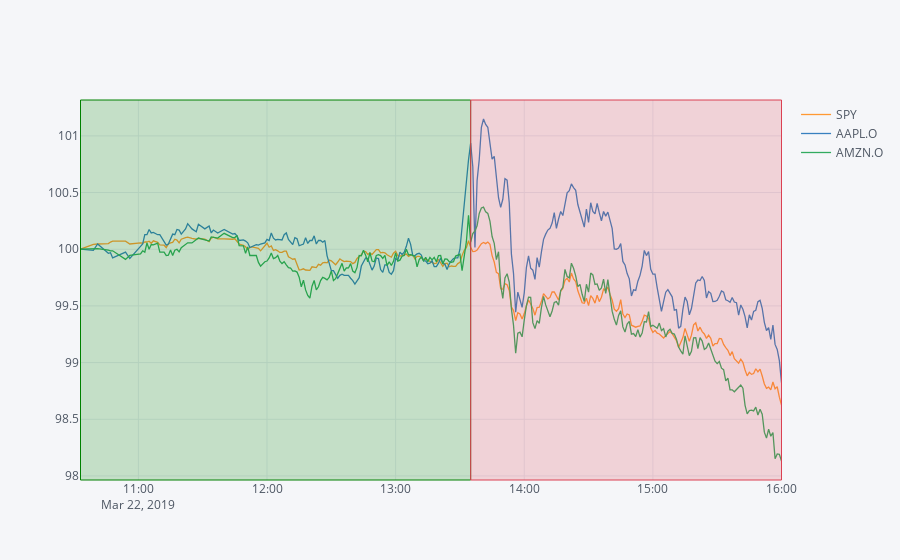

The notebook cell this image was saved under:
### Code cell
data.normalize().iplot(vspan=vspan)

### Figure 1 — Plotly figure (JSON) as saved in the notebook; plotly's stock layout.template omitted (floating-point values rounded to 4 significant figures; data arrays with more than 128 entries replaced by an {"elided": "..."} marker saying what was removed)
{"data": [{"line": {"color": "rgba(255, 153, 51, 1.0)", "dash": "solid", "shape": "linear", "width": 1.3}, "mode": "lines", "name": "SPY", "text": "", "type": "scatter", "x": {"elided": "292 str values"}, "y": {"elided": "292 float values"}}, {"line": {"color": "rgba(55, 128, 191, 1.0)", "dash": "solid", "shape": "linear", "width": 1.3}, "mode": "lines", "name": "AAPL.O", "text": "", "type": "scatter", "x": {"elided": "292 str values"}, "y": {"elided": "292 float values"}}, {"line": {"color": "rgba(50, 171, 96, 1.0)", "dash": "solid", "shape": "linear", "width": 1.3}, "mode": "lines", "name": "AMZN.O", "text": "", "type": "scatter", "x": {"elided": "292 str values"}, "y": {"elided": "292 float values"}}], "layout": {"legend": {"bgcolor": "#F5F6F9", "font": {"color": "#4D5663"}}, "paper_bgcolor": "#F5F6F9", "plot_bgcolor": "#F5F6F9", "shapes": [{"fillcolor": "rgba(0, 128, 0, 0.2)", "line": {"color": "#008000", "dash": "solid", "width": 1}, "type": "rect", "x0": "2019-03-22T10:33:00", "x1": "2019-03-22T13:35:00", "xref": "x", "y0": 0, "y1": 1, "yref": "paper"}, {"fillcolor": "rgba(219, 64, 82, 0.2)", "line": {"color": "#db4052", "dash": "solid", "width": 1}, "type": "rect", "x0": "2019-03-22T13:35:00", "x1": "2019-03-22T16:00:00", "xref": "x", "y0": 0, "y1": 1, "yref": "paper"}], "titlefont": {"color": "#4D5663"}, "xaxis": {"gridcolor": "#E1E5ED", "showgrid": true, "tickfont": {"color": "#4D5663"}, "title": "", "titlefont": {"color": "#4D5663"}, "zerolinecolor": "#E1E5ED"}, "yaxis": {"gridcolor": "#E1E5ED", "showgrid": true, "tickfont": {"color": "#4D5663"}, "title": "", "titlefont": {"color": "#4D5663"}, "zerolinecolor": "#E1E5ED"}}}
